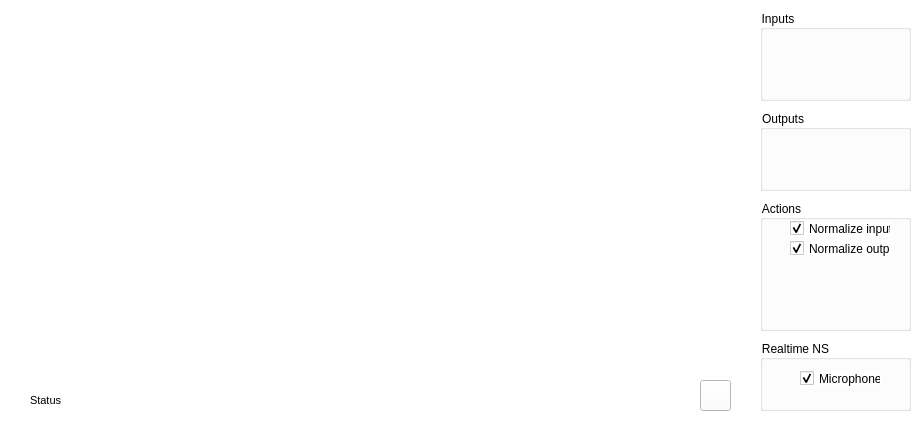
<?xml version="1.0" encoding="UTF-8"?>
<ui version="4.0">
 <class>MainWindow</class>
 <widget class="QMainWindow" name="MainWindow">
  <property name="geometry">
   <rect>
    <x>0</x>
    <y>0</y>
    <width>922</width>
    <height>421</height>
   </rect>
  </property>
  <property name="minimumSize">
   <size>
    <width>922</width>
    <height>421</height>
   </size>
  </property>
  <property name="maximumSize">
   <size>
    <width>922</width>
    <height>421</height>
   </size>
  </property>
  <property name="contextMenuPolicy">
   <enum>Qt::ActionsContextMenu</enum>
  </property>
  <property name="windowTitle">
   <string>Noise Reduction</string>
  </property>
  <property name="layoutDirection">
   <enum>Qt::LeftToRight</enum>
  </property>
  <property name="autoFillBackground">
   <bool>false</bool>
  </property>
  <property name="styleSheet">
   <string notr="true"/>
  </property>
  <widget class="QWidget" name="centralwidget">
   <property name="styleSheet">
    <string notr="true">background-color:rgb(255, 255, 255)</string>
   </property>
   <widget class="QGroupBox" name="inputs_box">
    <property name="enabled">
     <bool>true</bool>
    </property>
    <property name="geometry">
     <rect>
      <x>760</x>
      <y>10</y>
      <width>151</width>
      <height>91</height>
     </rect>
    </property>
    <property name="title">
     <string>Inputs</string>
    </property>
   </widget>
   <widget class="QGroupBox" name="outputs_box">
    <property name="geometry">
     <rect>
      <x>760</x>
      <y>110</y>
      <width>151</width>
      <height>81</height>
     </rect>
    </property>
    <property name="title">
     <string>Outputs</string>
    </property>
   </widget>
   <widget class="QGroupBox" name="realtime_box">
    <property name="geometry">
     <rect>
      <x>760</x>
      <y>340</y>
      <width>151</width>
      <height>71</height>
     </rect>
    </property>
    <property name="title">
     <string>Realtime NS</string>
    </property>
    <widget class="QCheckBox" name="mic_pipeline_cbox">
     <property name="geometry">
      <rect>
       <x>40</x>
       <y>30</y>
       <width>81</width>
       <height>17</height>
      </rect>
     </property>
     <property name="text">
      <string>Microphone</string>
     </property>
     <property name="checked">
      <bool>true</bool>
     </property>
    </widget>
   </widget>
   <widget class="QGroupBox" name="actions_box">
    <property name="geometry">
     <rect>
      <x>760</x>
      <y>200</y>
      <width>151</width>
      <height>131</height>
     </rect>
    </property>
    <property name="title">
     <string>Actions</string>
    </property>
    <widget class="QCheckBox" name="norm_in_cbox">
     <property name="geometry">
      <rect>
       <x>30</x>
       <y>20</y>
       <width>101</width>
       <height>17</height>
      </rect>
     </property>
     <property name="text">
      <string>Normalize input</string>
     </property>
     <property name="checked">
      <bool>true</bool>
     </property>
    </widget>
    <widget class="QCheckBox" name="norm_out_cbox">
     <property name="geometry">
      <rect>
       <x>30</x>
       <y>40</y>
       <width>101</width>
       <height>17</height>
      </rect>
     </property>
     <property name="text">
      <string>Normalize output</string>
     </property>
     <property name="checked">
      <bool>true</bool>
     </property>
    </widget>
   </widget>
   <widget class="QLabel" name="status">
    <property name="geometry">
     <rect>
      <x>30</x>
      <y>390</y>
      <width>111</width>
      <height>21</height>
     </rect>
    </property>
    <property name="font">
     <font>
      <pointsize>8</pointsize>
     </font>
    </property>
    <property name="cursor">
     <cursorShape>ArrowCursor</cursorShape>
    </property>
    <property name="styleSheet">
     <string notr="true">background-color:rgb(255, 255, 255)</string>
    </property>
    <property name="text">
     <string>Status</string>
    </property>
    <property name="textFormat">
     <enum>Qt::PlainText</enum>
    </property>
    <property name="margin">
     <number>0</number>
    </property>
   </widget>
   <widget class="QLabel" name="status_icon">
    <property name="enabled">
     <bool>true</bool>
    </property>
    <property name="geometry">
     <rect>
      <x>150</x>
      <y>390</y>
      <width>21</width>
      <height>21</height>
     </rect>
    </property>
    <property name="text">
     <string/>
    </property>
    <property name="scaledContents">
     <bool>true</bool>
    </property>
   </widget>
   <widget class="QPushButton" name="config_btn">
    <property name="geometry">
     <rect>
      <x>700</x>
      <y>380</y>
      <width>31</width>
      <height>31</height>
     </rect>
    </property>
    <property name="text">
     <string/>
    </property>
    <property name="icon">
     <iconset resource="../ico/icons.qrc">
      <normaloff>:/icons/configure</normaloff>:/icons/configure</iconset>
    </property>
    <property name="iconSize">
     <size>
      <width>21</width>
      <height>21</height>
     </size>
    </property>
   </widget>
  </widget>
 </widget>
 <resources>
  <include location="../ico/icons.qrc"/>
 </resources>
 <connections/>
</ui>
